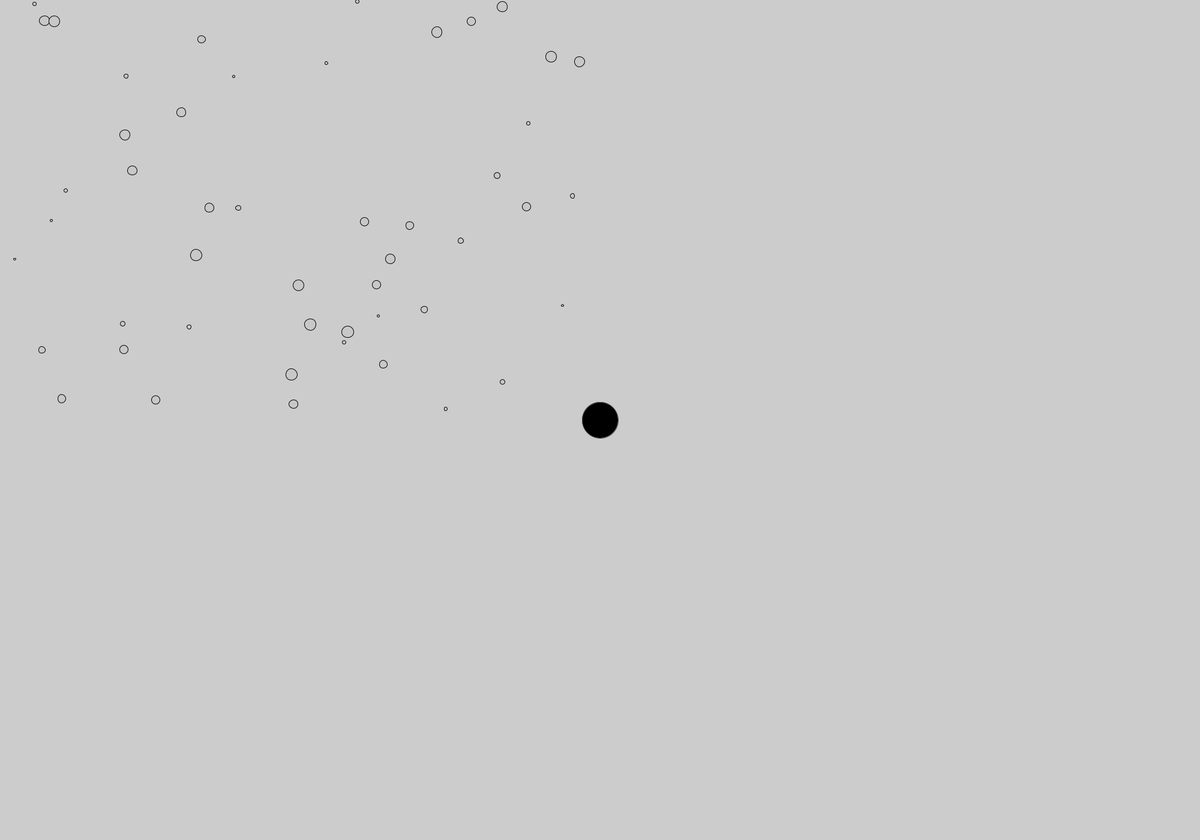
Frame 1 (no input)
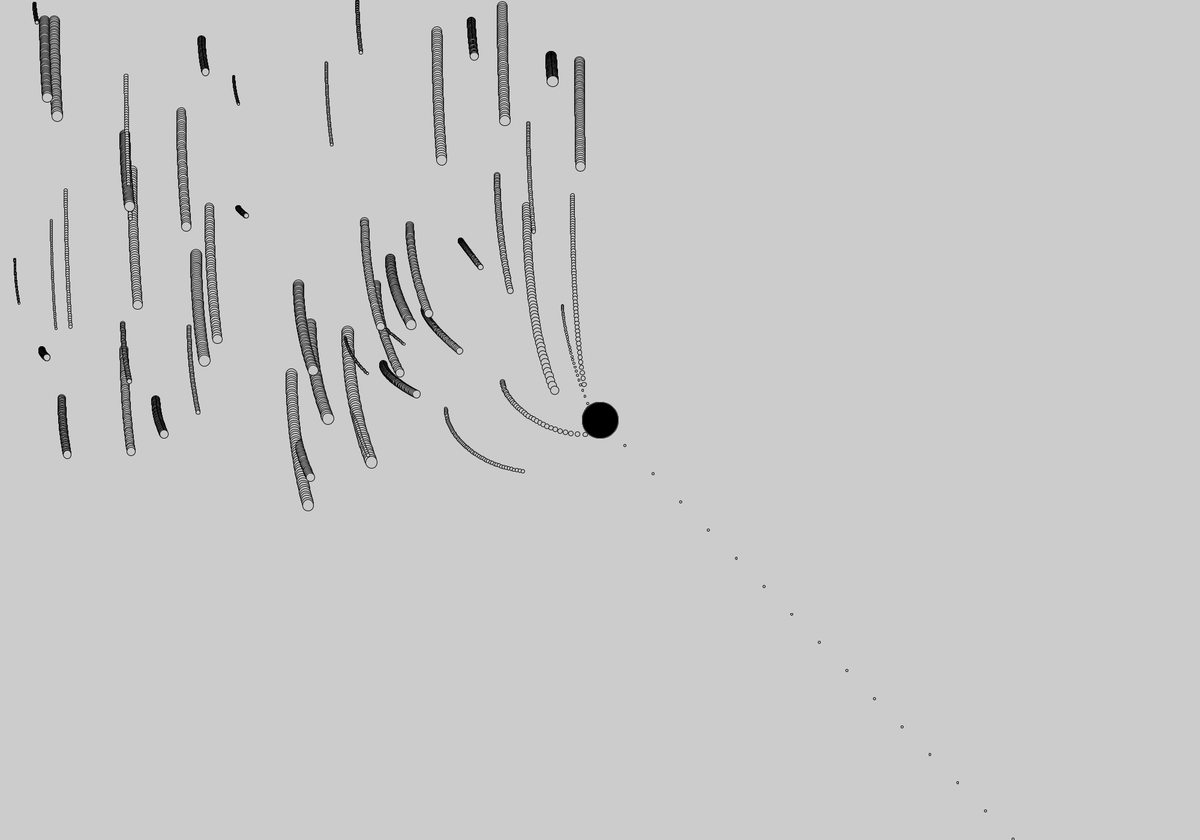
Frame 60 (the mouse pressed at the canvas centre just before this capture)
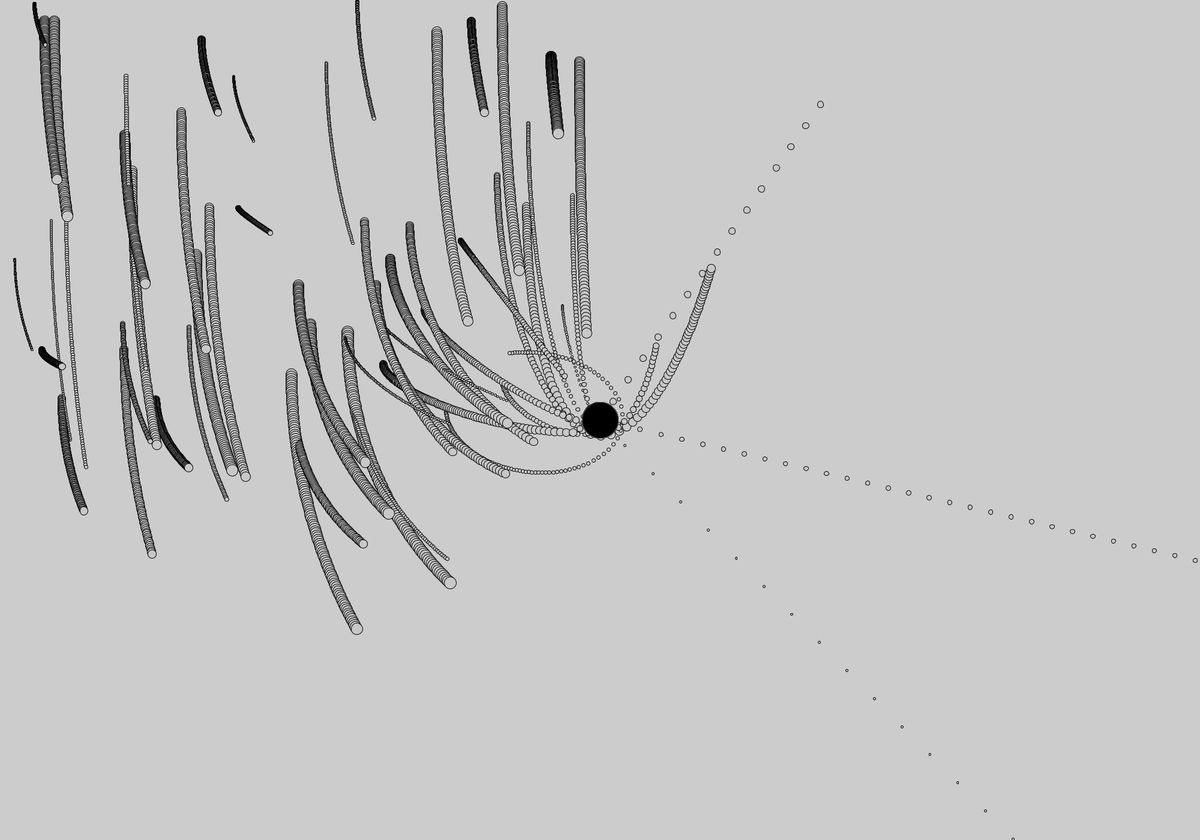
Frame 120 (the mouse held since frame 60 and released just before this capture)

The Processing sketch that drew these frames (run headless with seeded random() and noise(); from frame 60 on, the mouse is pressed at the canvas centre):

// Processing sketch: many_orbits
// ── many_orbits.pde

planet[] p = new planet[50];
rand[] r = new rand[1000];
sun s;


void setup() {
  size(2000,1400);
  for (int i = 0; i < p.length; i++) {
    p[i] = new planet(random(3, 20), random(width/2), random(height/2), random(0,0), random(0,4)); 
    r[i] = new rand(random(0.1,3),random(width),random(height));
  }
  
  s = new sun();
}

void draw() {
  for (int i = 0; i < p.length; i++) {
    PVector force = s.attract(p[i]);
    p[i].applyforce(force);
  
    p[i].update();
    p[i].display();
    //r[i].display(random(50,200)); //drops framerates a ton
  
  }
  s.display();


}

// ── backgroudn.pde
class rand {
  PVector position;
  float mass;
  float b;
  
  rand(float m, float x, float y) {
    mass = m;
    position = new PVector(x,y);
  }
  
  void display(float b) {
    stroke(b);
    fill(b);
    ellipse(position.x,position.y,mass,mass);
  }
}

// ── movers.pde
class planet {
  PVector position;
  PVector velocity;
  PVector acceleration;
  float mass;
  
  planet(float m, float x, float y, float xs, float ys) {
    mass = m;
    position = new PVector(x,y);
    velocity = new PVector(xs,ys);
    acceleration = new PVector(0,0);

  }
  
  void update(){
    velocity.add(acceleration);
    position.add(velocity);

    acceleration.mult(0);
  }
  
  void applyforce(PVector force) {
    PVector f = PVector.div(force,mass);
    acceleration.add(f);
  }
  
  void display() {
    stroke (0);
    fill(200);
    ellipse(position.x,position.y,mass,mass);
  }
  
  void tp() {
    if (position.x > width) {
      velocity.x = velocity.x*(-1);
    }
    if (position.x < 0) {
      velocity.x = velocity.x*(-1);
    }
    
    if (position.y < 0) {
      velocity.y = velocity.y*(-1);
    }
    if (position.y > height){
      velocity.y = velocity.y*(-1);
    }
      
  }

}

// ── sun.pde
class sun {
  PVector position;
  float mass;
  float g;
  float o;
  float confirm;
  
  sun() {
    position = new PVector(width/2,height/2);
    mass = 160;
    g = 25; 
    o = 0;
  }
  
  PVector attract(planet p) {
    PVector force = PVector.sub(position,p.position);
    float d = force.mag();
    force.normalize();
    if (d < 20) {
      p.velocity.mult(0);
      if (confirm < 1) {      
        mass = mass + p.mass;
        confirm = confirm + 1;
      }
    }
    float strength = (g*mass*p.mass)/(d*d);
    force.mult(strength);
    return force;
    
    
  }
  
  
  
  void display() {
    stroke (80);
    fill(0);
    ellipse(position.x,position.y,60,60);
  }
}
